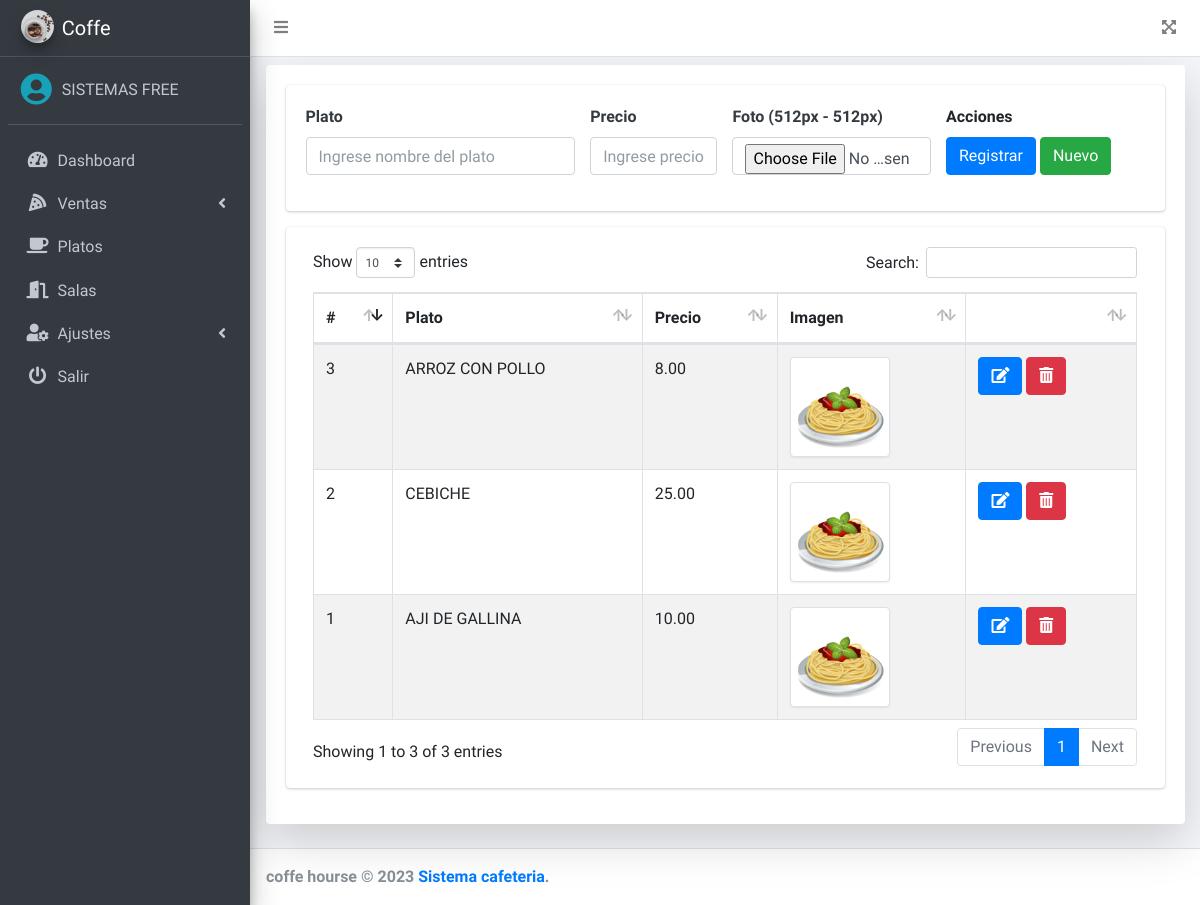
The page /src/platos.php (signed in) on the database as committed earlier.
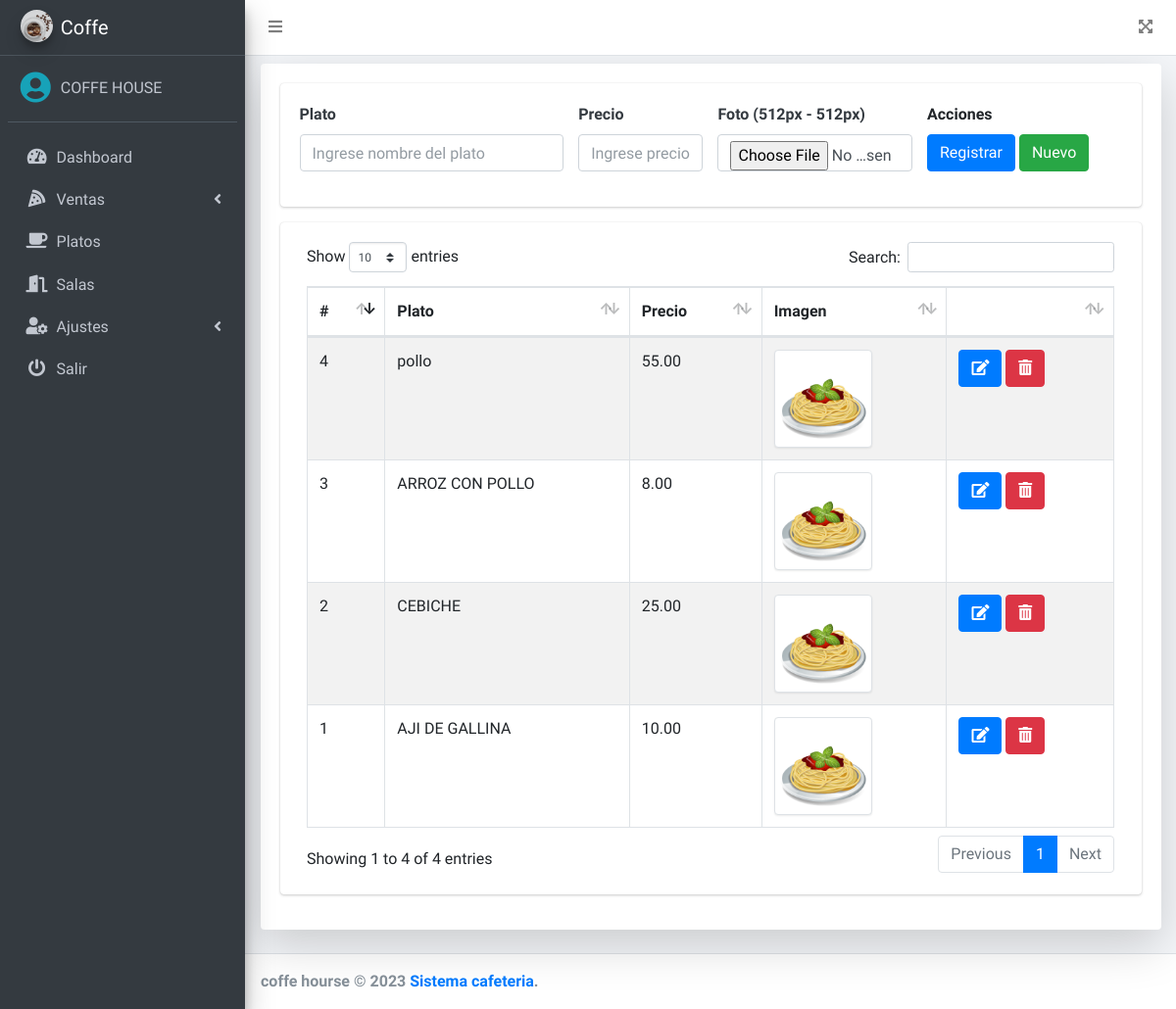
The same page on the database as committed later.
### tables this page shows
CREATE TABLE `platos` (
  `id` int(11) NOT NULL,
  `nombre` varchar(200) NOT NULL,
  `precio` decimal(10,2) NOT NULL,
  `imagen` varchar(100) DEFAULT NULL,
  `fecha` timestamp NULL DEFAULT NULL,
  `estado` int(11) NOT NULL DEFAULT 1
);

### src/platos.php (the view, shortened to what the changed rows need)
<?php
if ($_SESSION['rol'] == 1 || $_SESSION['rol'] == 2) {
    include_once "includes/header.php";
?>
    <div class="card shadow-lg">
        <div class="card-body">
            <div class="row">
                <div class="col-md-12">
                    <div class="card">
                        <div class="card-body">
                            <form action="" method="post" autocomplete="off" id="formulario" enctype="multipart/form-data">
                                <div class="row">
                                    <div class="col-md-4">
                                        <div class="form-group">
                                            <label for="plato" class=" text-dark font-weight-bold">Plato</label>
                                            <input type="text" placeholder="Ingrese nombre del plato" name="plato" id="plato" class="form-control">
                                        </div>
                                    </div>
                                    <div class="col-md-2">
                                        <div class="form-group">
                                            <label for="precio" class=" text-dark font-weight-bold">Precio</label>
                                            <input type="text" placeholder="Ingrese precio" class="form-control" name="precio" id="precio">
                                        </div>
                                    </div>
                                    <div class="col-md-3">
                                        <div class="form-group">
                                            <label for="precio" class=" text-dark font-weight-bold">Foto (512px - 512px)</label>
                                            <input type="file" class="form-control" name="foto" id="foto">
                                        </div>
                                    </div>
                                    <div class="col-md-3 form-group">
                                        <label for="">Acciones</label> <br>
                                        <input type="submit" value="Registrar" class="btn btn-primary" id="btnAccion">
                                        <input type="button" value="Nuevo" onclick="limpiar()" class="btn btn-success" id="btnNuevo">
                                    </div>
                                </div>
                            </form>
                        </div>
                    </div>
                </div>
            </div>
            <div class="card">
                <div class="card-body">
                    <div class="col-md-12">
                        <div class="table-responsive">
                            <table class="table table-striped table-bordered" id="tbl">
                                <thead>
                                    <tr>
                                        <th>#</th>
                                        <th>Plato</th>
                                        <th>Precio</th>
                                        <th>Imagen</th>
                                        <th></th>
                                    </tr>
                                </thead>
                                <tbody>
                                    <?php
                                    include "../conexion.php";
                                    $query = mysqli_query($conexion, "SELECT * FROM platos WHERE estado = 1");
                                    $result = mysqli_num_rows($query);
                                    if ($result > 0) {
                                        while ($data = mysqli_fetch_assoc($query)) { ?>
                                            <tr>
                                                <td><?php echo $data['id']; ?></td>
                                                <td><?php echo $data['nombre']; ?></td>
                                                <td><?php echo $data['precio']; ?></td>
                                                <td><img class="img-thumbnail" src="<?php echo ($data['imagen'] == null) ? '../assets/img/default.png' : $data['imagen']; ?>" alt="" width="100"></td>
                                                <td>
                                                    <a href="#" onclick="editarPlato(<?php echo $data['id']; ?>)" class="btn btn-primary"><i class='fas fa-edit'></i></a>
                                                    <form action="eliminar.php?id=<?php echo $data['id']; ?>&accion=platos" method="post" class="confirmar d-inline">
                                                        <button class="btn btn-danger" type="submit"><i class='fas fa-trash-alt'></i> </button>
                                                    </form>
                                                </td>
                                            </tr>
                                    <?php }
                                    } ?>
                                </tbody>
                            </table>
                        </div>
                    </div>
                </div>
            </div>
        </div>
    </div>
<?php include_once "includes/footer.php";
} else {
    header('Location: permisos.php');
}
?>

### src/includes/header.php (shortened to what the changed rows need)
<!DOCTYPE html>
<html lang="en">
<head>
    <link rel="stylesheet" href="../assets/plugins/fontawesome-free/css/all.min.css">
    <link rel="stylesheet" href="https://code.ionicframework.com/ionicons/2.0.1/css/ionicons.min.css">
    <link rel="stylesheet" href="../assets/dist/css/adminlte.min.css">
    <link rel="stylesheet" href="../assets/plugins/datatables-bs4/css/dataTables.bootstrap4.min.css">
</head>
<body class="hold-transition sidebar-mini">
    <div class="wrapper">
        <nav class="main-header navbar navbar-expand navbar-white navbar-light">
            <ul class="navbar-nav">
                <li class="nav-item">
                    <a class="nav-link" data-widget="pushmenu" href="#" role="button"><i class="fas fa-bars"></i></a>
                </li>
            </ul>
            <ul class="navbar-nav ml-auto">
                <li class="nav-item">
                    <a class="nav-link" data-widget="fullscreen" href="#" role="button">
                        <i class="fas fa-expand-arrows-alt"></i>
                    </a>
                </li>
            </ul>
        </nav>
        <aside class="main-sidebar sidebar-dark-primary elevation-4">
            <a href="dashboard.php" class="brand-link">
                <img src="../assets/img/cafe.jpg" alt="AdminLTE Logo" class="brand-image img-circle elevation-3" style="opacity: .8">
                <span class="brand-text font-weight-light">Coffe</span>
            </a>
            <div class="sidebar">
                <div class="user-panel mt-3 pb-3 mb-3 d-flex">
                    <div class="image">
                        <i class="fas fa-user-circle fa-2x text-info"></i>
                    </div>
                    <div class="info">
                        <a href="#" class="d-block"><?php echo $_SESSION['nombre']; ?></a>
                    </div>
                </div>
                <nav class="mt-2">
                    <ul class="nav nav-pills nav-sidebar flex-column" data-widget="treeview" role="menu" data-accordion="false">
                        <li class="nav-item">
                            <a href="dashboard.php" class="nav-link">
                                <i class="nav-icon fas fa-tachometer-alt"></i>
                                <p>
                                    Dashboard
                                </p>
                            </a>
                        </li>
                        <li class="nav-item">
                            <a href="#" class="nav-link">
                                <i class="nav-icon fas fa-pizza-slice"></i>
                                <p>
                                    Ventas
                                    <i class="fas fa-angle-left right"></i>
                                </p>
                            </a>
                        </li>
                        <?php if ($_SESSION['rol'] == 1 || $_SESSION['rol'] == 2) {
                            echo '<li class="nav-item">
                                <a href="platos.php" class="nav-link">
                                    <i class="nav-icon fas fa-coffee"></i>
                                    <p>
                                        Platos
                                    </p>
                                </a>
                            </li>';
                        } if ($_SESSION['rol'] == 1) {
                            echo '<li class="nav-item">
                                <a href="salas.php" class="nav-link">
                                    <i class="nav-icon fas fa-door-open"></i>
                                    <p>
                                        Salas
                                    </p>
                                </a>
                            </li>
                            <li class="nav-item">
                                <a href="#" class="nav-link">
                                    <i class="nav-icon fas fa-user-cog"></i>
                                    <p>
                                        Ajustes
                                        <i class="fas fa-angle-left right"></i>
                                    </p>
                                </a>
                                <ul class="nav nav-treeview">
                                    <li class="nav-item">
                                        <a href="usuarios.php" class="nav-link">
                                            <i class="far fa-circle nav-icon"></i>
                                            <p>Usuarios</p>
                                        </a>
                                    </li>
                                    <li class="nav-item">
                                        <a href="config.php" class="nav-link">
                                            <i class="far fa-circle nav-icon"></i>
                                            <p>Configuración</p>
                                        </a>
                                    </li>
                                </ul>
                            </li>';
                        } ?>
                        <li class="nav-item">
                            <a href="salir.php" class="nav-link">
                                <i class="nav-icon fas fa-power-off"></i>
                                <p>
                                    Salir
                                </p>
                            </a>
                        </li>
                    </ul>
                </nav>
            </div>
        </aside>
        <div class="content-wrapper">
            <div class="content">
                <div class="container-fluid py-2">

Rows that differ between the two databases and show on the page:
added platos: id "4", nombre "pollo", precio "55.00"
Other text that changed with them:
$_SESSION['nombre']: "SISTEMAS FREE" → "COFFE HOUSE"
text written by a page script: "Show entries Search: Showing 1 to 3 of 3 entries Previous 1 Next" → "Show entries Search: Showing 1 to 4 of 4 entries Previous 1 Next"
